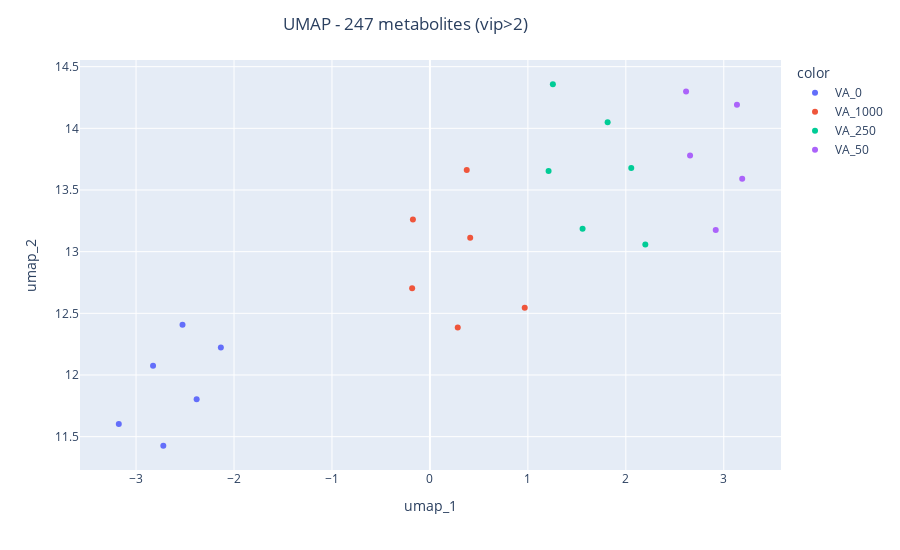

Source (notebook cell):
### Code cell
obj_sl = obj[obj.features[obj.features['vips']>2.25]]
obj_sl.run_umap()

obj_sl.plot(hue='Treatment',title=f'UMAP - {obj_sl.features.shape[0]} metabolites (vip>2.25)')

### Figure 1 — Plotly figure (JSON) as saved in the notebook; plotly's stock layout.template omitted (floating-point values rounded to 4 significant figures)
{"data": [{"hovertemplate": "<b>%{hovertext}</b><br><br>color=VA_0<br>umap_1=%{x}<br>umap_2=%{y}<extra></extra>", "hovertext": ["F072_200324_019", "F072_200324_097", "F072_200324_103", "F072_200324_145", "F072_200324_193", "F072_200325_175"], "legendgroup": "VA_0", "marker": {"color": "#636efa", "symbol": "circle"}, "mode": "markers", "name": "VA_0", "orientation": "v", "showlegend": true, "type": "scatter", "visible": true, "x": [-2.722, -2.827, -3.176, -2.381, -2.526, -2.134], "xaxis": "x", "y": [11.43, 12.07, 11.6, 11.8, 12.41, 12.22], "yaxis": "y"}, {"hovertemplate": "<b>%{hovertext}</b><br><br>color=VA_1000<br>umap_1=%{x}<br>umap_2=%{y}<extra></extra>", "hovertext": ["F072_200324_055", "F072_200325_103", "F072_200325_145", "F072_200327_031", "F072_200327_043", "F072_200327_073"], "legendgroup": "VA_1000", "marker": {"color": "#EF553B", "symbol": "circle"}, "mode": "markers", "name": "VA_1000", "orientation": "v", "showlegend": true, "type": "scatter", "x": [0.3758, 0.9678, 0.2839, -0.1737, -0.1815, 0.4111], "xaxis": "x", "y": [13.66, 12.55, 12.39, 13.26, 12.7, 13.11], "yaxis": "y"}, {"hovertemplate": "<b>%{hovertext}</b><br><br>color=VA_250<br>umap_1=%{x}<br>umap_2=%{y}<extra></extra>", "hovertext": ["F072_200324_079", "F072_200324_109", "F072_200324_163", "F072_200324_175", "F072_200324_205", "F072_200327_085"], "legendgroup": "VA_250", "marker": {"color": "#00cc96", "symbol": "circle"}, "mode": "markers", "name": "VA_250", "orientation": "v", "showlegend": true, "type": "scatter", "x": [1.558, 2.055, 1.211, 2.199, 1.814, 1.255], "xaxis": "x", "y": [13.18, 13.68, 13.65, 13.06, 14.05, 14.36], "yaxis": "y"}, {"hovertemplate": "<b>%{hovertext}</b><br><br>color=VA_50<br>umap_1=%{x}<br>umap_2=%{y}<extra></extra>", "hovertext": ["F072_200324_121", "F072_200325_127", "F072_200325_181", "F072_200327_181", "F072_200327_199"], "legendgroup": "VA_50", "marker": {"color": "#ab63fa", "symbol": "circle"}, "mode": "markers", "name": "VA_50", "orientation": "v", "showlegend": true, "type": "scatter", "x": [3.134, 2.615, 3.188, 2.918, 2.656], "xaxis": "x", "y": [14.19, 14.3, 13.59, 13.18, 13.78], "yaxis": "y"}], "layout": {"height": 550, "legend": {"title": {"text": "color"}, "tracegroupgap": 0}, "margin": {"t": 60}, "title": {"text": "UMAP - 247 metabolites (vip>2)", "x": 0.45, "xanchor": "center"}, "width": 900, "xaxis": {"anchor": "y", "autorange": true, "domain": [0, 1], "range": [-3.573, 3.584], "title": {"text": "umap_1"}, "type": "linear"}, "yaxis": {"anchor": "x", "autorange": true, "domain": [0, 1], "range": [11.23, 14.55], "title": {"text": "umap_2"}, "type": "linear"}}}
